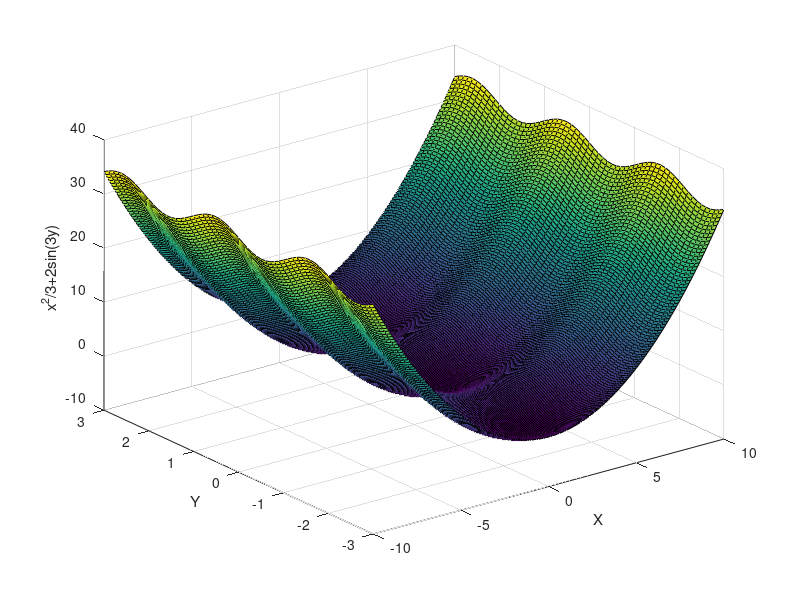

MATLAB code to generate this figure:
%Question 1
t=(0:.1:6*pi);
x=(sqrt(t)).*sin(2*t);
y=(sqrt(t)).*cos(2*t);
z=0.5*t;
plot3(x,y,z);


%Question 2
x = (-1:.1:3);
y = (1:.1:4);
[X, Y] = meshgrid(x, y);
Z = X .* (Y.^2) ./ (X.^2 + Y.^2); 
surf(X, Y, Z);

%Question 4
x=(-10:.1:10);
y=(-10:.1:10);
[X,Y]=meshgrid(x,y);
R=sqrt(X.^2+Y.^2);
Z=sin(R)./R;
mesh(X,Y,Z);
xlabel('X');
ylabel('Y');
zlabel('sin (x^2+y^2)/x^2+y^2');

%Question 5
y=(-3:.1:3);
[X,Y]=meshgrid(x,y);
Z=X.^2/3+2*sin(3*Y);
surf(X,Y,Z);
xlabel('X');
ylabel('Y');
zlabel('x^2/3+2sin(3y)');






